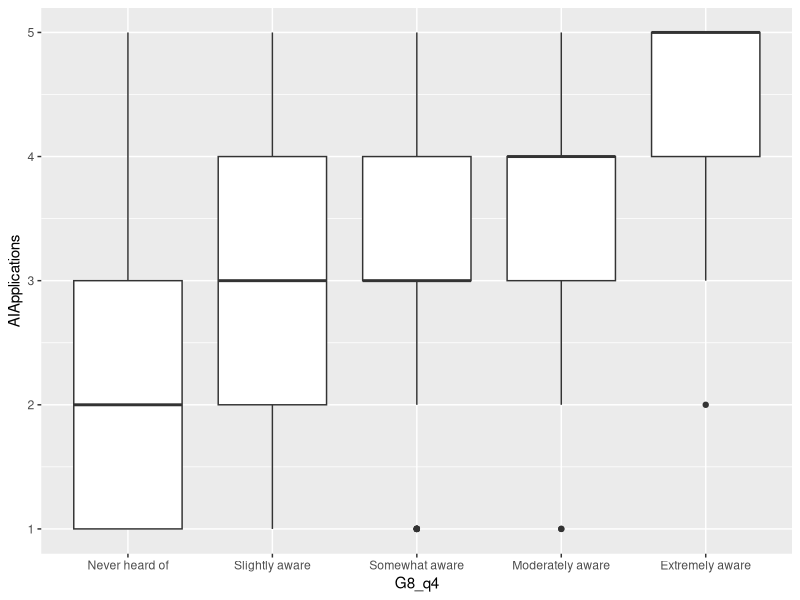

Reproduce this figure in R.
## ---- chunk 1
# import libraries
library(readr)
library(tidyverse)
library(tidyr)
library(ggplot2)
library(dplyr)
## ---- chunk 2
#read in data and select variables for analysis
surveydata <- read_csv("Data/SP25_602_omnibus_V2_May8.csv")

filtered_survey <- surveydata |> 
  select(Gender,Age,G8_q2_dv,G8_q3_dv,G8_q4,G8_q5,G8_q6,G8_AI_Health_DO)

#add dummy variables for analysis
filtered_survey <- filtered_survey |> mutate(AIApplications = case_when(
    G8_q2_dv == "5 - Strongly Agree" ~ 5,
    G8_q2_dv == "4 - Agree" ~ 4,
    G8_q2_dv == "3 - Neutral" ~ 3,
    G8_q2_dv == "2 - Disagree" ~ 2,
    G8_q2_dv == "1 - Strongly Disagree" ~ 1
  ))

filtered_survey <- filtered_survey |> mutate(AIResearch = case_when(
    G8_q3_dv == "5 - Strongly Agree" ~ 5,
    G8_q3_dv == "4 - Agree" ~ 4,
    G8_q3_dv == "3 - Neutral" ~ 3,
    G8_q3_dv == "2- Disagree" ~ 2,
    G8_q3_dv == "1 - Strongly Disagree" ~ 1
  ))

filtered_survey <- filtered_survey |> mutate(AIUseinHealthCare = case_when(
    G8_q4 == "Never heard of" ~ 1,
    G8_q4 == "Slightly aware" ~ 2,
    G8_q4 == "Somewhat aware" ~ 3,
    G8_q4 == "Moderately aware" ~ 4,
    G8_q4 == "Extremely aware" ~ 5
  ))

filtered_survey <- filtered_survey |> mutate(AITraining = case_when(
    G8_q5 == "Yes" ~ 1,
    G8_q5 == "No" ~ 0
  ))

filtered_survey <- filtered_survey |> mutate(ChronicIllness = case_when(
    G8_q6 == "None of these" ~ 0,
    G8_q6 != "None of these" ~ 1
  ))

filtered_survey$ControlorTreatment <- ifelse(grepl("treatment", filtered_survey$G8_AI_Health_DO), 1, 0)

filtered_survey <- filtered_survey |>
  mutate(G8_q4 = factor(G8_q4, levels = c("Never heard of", "Slightly aware",
                             "Somewhat aware", "Moderately aware",
                             "Extremely aware"),
                  ordered = TRUE))
#filter data by gender
data_males <- filter(filtered_survey, Gender == "Male")
data_females <- filter(filtered_survey, Gender == "Female")

## ---- chunk 3

#Hypothesis 1
t.test(filtered_survey$AIApplications ~ as.factor(filtered_survey$ControlorTreatment), var.equal = FALSE)

#Hypothesis 2
model <- aov(AIApplications ~ as.factor(ControlorTreatment) * ChronicIllness, data = filtered_survey)
summary(model)

t.test(filtered_survey$AIApplications ~ as.factor(filtered_survey$ChronicIllness), var.equal = FALSE)

#Hypothesis 3
model <- aov(filtered_survey$AIApplications ~ as.factor(filtered_survey$AIUseinHealthCare) ,data = filtered_survey)
summary(model)

#Test if gender affects hypothesis 3
model <- aov(AIApplications ~ AIUseinHealthCare ,data = data_males)
summary(model)

model <- aov(AIApplications ~ AIUseinHealthCare ,data = data_females)
summary(model)



## ---- chunk 4
#box plot of willingness to share vs AI knowledge
ggplot(filtered_survey, aes(x = G8_q4, y = AIApplications)) +
  geom_boxplot()

